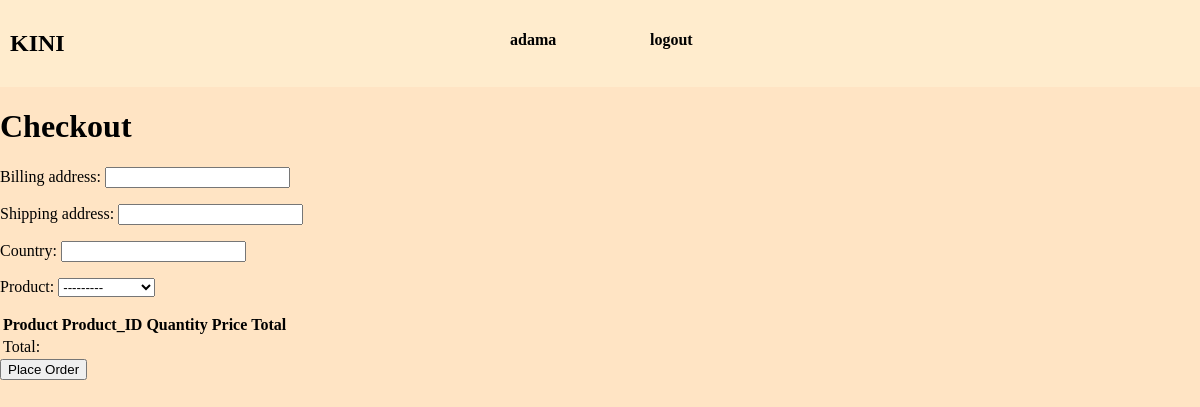
Page /checkout/ (signed in) on the earlier database version.
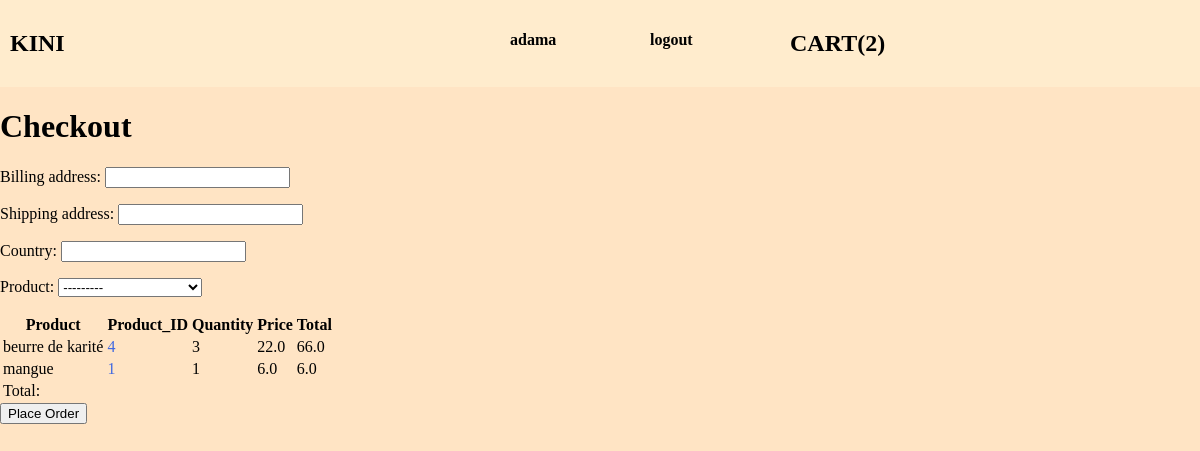
Same page on the later database version.
### accounts/models.py (models this page shows)
class Customer(AbstractUser):
    pass

### shop/models.py (models this page shows, shortened)
class Cart(models.Model):
    user = models.OneToOneField(AUTH_USER_MODEL, on_delete=models.CASCADE)
    orders = models.ManyToManyField(Order, )

class Order(models.Model):
    user = models.ForeignKey(AUTH_USER_MODEL, on_delete=models.CASCADE)
    product = models.ForeignKey(
        Product, on_delete=models.CASCADE)
    quantity = models.PositiveIntegerField(default=1)
    ordered = models.BooleanField(default=False)
    country = models.CharField(max_length=100)
    billing_address = models.CharField(
        max_length=201)
    shipping_address = models.CharField(
        max_length=200)
    ordered_date = models.DateTimeField(auto_now=True)
    class Meta:
        ordering = ['-ordered_date']

class Product(models.Model):
    name = models.CharField(max_length=200)
    slug = models.SlugField(max_length=128)
    price = models.FloatField(default=0.0)
    description = models.TextField(default="description")
    quantity = models.PositiveIntegerField(default=0)
    category = models.ForeignKey(
        Category, related_name='categorie', on_delete=models.CASCADE)
    image = models.ImageField(
        upload_to='products/', blank=True, null=True)
    date_added = models.DateTimeField(auto_now=True)
    class Meta:
        ordering = ['-date_added']
    def __str__(self):
        return f"{self.name} - {self.quantity}"

### shop/views.py (the view)
# urls.py: path('checkout/', views.checkout, name='checkout'),
def checkout(request):
    orders = Order.objects.filter(user=request.user, ordered=False)
    if request.method == 'POST':
        form = OrderForm(request.POST or None)
        if form.is_valid():
            order = form.save(commit=False)
            order.user = request.user
            order.ordered = True
            order.save()
            user_cart = Cart.objects.get(user=request.user)
            user_cart.orders.clear()
            user_cart.save()
            messages.success(
                request, "Your order has been successfully validated")
            return redirect('shop')
    else:
        form = OrderForm()
    context = {
        'form': form,
        'orders': orders,
    }
    return render(request, 'checkout.html', context)

### shop/forms.py
class OrderForm(forms.ModelForm):
    class Meta:
        model = Order
        fields = ['billing_address', 'shipping_address', 'country', 'product']

### shop/templatetags/calculate.py (called while the page is built)
@register.filter(name="multiply")
def multiply(value, arg):
    return value * arg

### shop/templates/checkout.html (shortened to what this page needs)
{% extends 'base.html' %}
{% block content %}
{% load calculate %}
<h1>Checkout</h1>
<form method="post" action="{% url 'checkout' %}">
  {{ form.as_p }}
  <table>
    <tr>
      <th>Product</th>
      <th>Product_ID</th>
      <th>Quantity</th>
      <th>Price</th>
      <th>Total</th>
    </tr>
    {% for order in orders %}
    <tr>
      <td>{{ order.product.name }}</td>
      <td style="color: royalblue;">{{ order.product.id }}</td>
      <td>{{ order.quantity }}</td>
      <td>{{ order.product.price }}</td>
      <td>{{ order.product.price|multiply:order.quantity }}</td>
    </tr>
    {% endfor %}
    <tr>
      <td colspan="3">Total:</td>
      <td>{{ total }}</td>
    </tr>
  </table>
  <input type="submit" value="Place Order">
</form>
{% endblock %}

### templates/base.html (shortened to what this page needs)
<!DOCTYPE html>
{% load static %}
<html lang="en">
<head>
    <link rel="stylesheet" href="{% static '/css/style.css' %}">
</head>
<body>
    <header>
        <nav class="navbar">
            <ul class="navbar_ul">
                <li class="navbar_item un">
                    <a href="{% url 'shop' %}">
                        <h1>KINI</h1>
                    </a>
                </li>
                {% if user.is_authenticated %}
                <li class="navbar_item deux">
                    <h4>{{user.username}}</h4>
                </li>
                <li class="navbar_item trois">
                    <a href="{% url 'logout' %}">
                        <h4>logout</h4>
                    </a>
                </li>
                {% endif %}
                {% if user.cart %}
                <li class="navbar_item ">
                    <a href="{% url 'cart' %}">
                        <h2>CART({{ user.cart.orders.count }})</h2>
                    </a>
                </li>
                {% endif %}
            </ul>
        </nav>
    </header>
    <main>
        {% block content %}
        {% endblock content %}
    </main>
</body>
</html>

Differences in the rows shown:
changed Customer "adama": cart.orders.count (not shown) → "2"
added Order: product.name "beurre de karité", product.id "4", quantity "3", product.price "22.0", product.price|multiply "66.0"
added Order: product.name "mangue", product.id "1", quantity "1", product.price "6.0", product.price|multiply "6.0"
Other differences:
text now shown: "CART( )"
